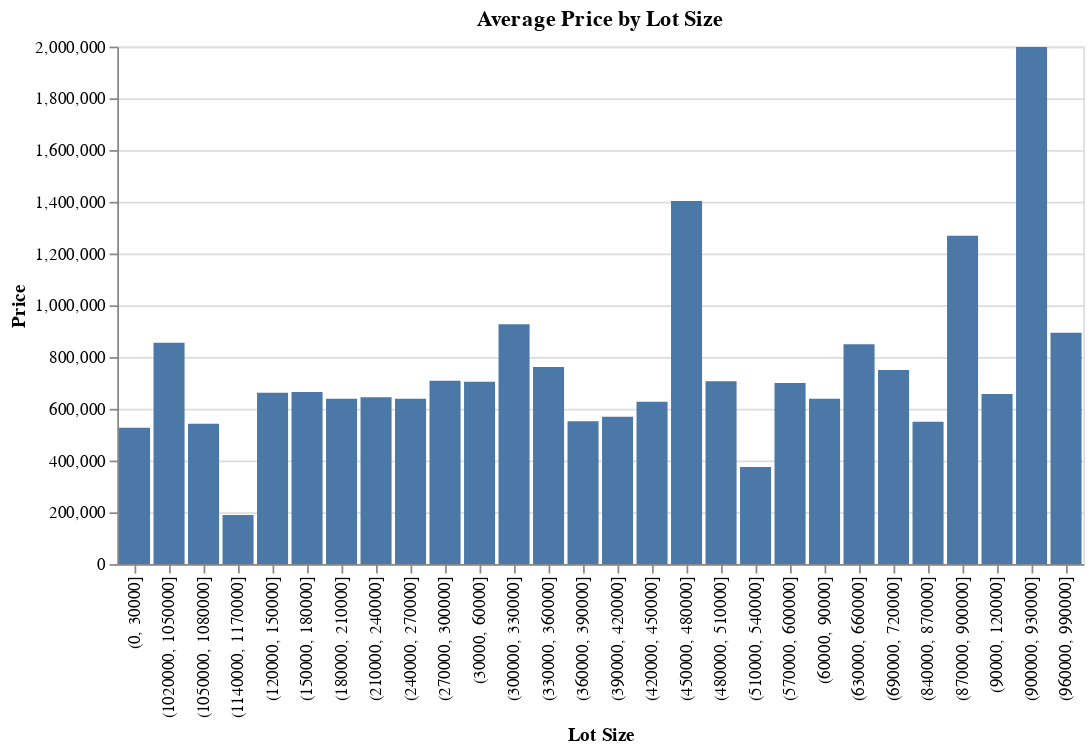

Notebook code cell kept with this figure:
### Code cell
# Define the binning parameters
bin_width = 30000  # Adjust bin width as per your preference

# Create a binned column for sqft_lot and convert to string representation
house_data['sqft_lot_bin'] = pd.cut(house_data['sqft_lot'], bins=range(0, int(house_data['sqft_lot'].max()) + bin_width, bin_width)).astype(str)

# Group the data by the sqft_lot bin and calculate the average price for each bin
price_avg = house_data.groupby('sqft_lot_bin')['price'].mean().reset_index()

# Create an Altair bar chart
chart = alt.Chart(price_avg).mark_bar().encode(
    x=alt.X('sqft_lot_bin:O', axis=alt.Axis(title='Lot Size')),
    y=alt.Y('price:Q', axis=alt.Axis(title='Price')),
    tooltip=['sqft_lot_bin:O', 'price:Q']
).properties(
    title='Average Price by Lot Size'
)

# Display the chart
chart

### Figure 1 — Vega-Lite specification as saved in the notebook (floating-point values rounded to 4 significant figures)
{"config": {"view": {"continuousWidth": 400, "continuousHeight": 300}}, "data": {"name": "data-62f2c59eab79f69c8ce3693968480ebe"}, "mark": "bar", "encoding": {"tooltip": [{"field": "sqft_lot_bin", "type": "ordinal"}, {"field": "price", "type": "quantitative"}], "x": {"axis": {"title": "Lot Size"}, "field": "sqft_lot_bin", "type": "ordinal"}, "y": {"axis": {"title": "Price"}, "field": "price", "type": "quantitative"}}, "title": "Average Price by Lot Size", "$schema": "https://vega.github.io/schema/vega-lite/v4.17.0.json", "datasets": {"data-62f2c59eab79f69c8ce3693968480ebe": [{"sqft_lot_bin": "(0, 30000]", "price": 527100.0}, {"sqft_lot_bin": "(1020000, 1050000]", "price": 855000.0}, {"sqft_lot_bin": "(1050000, 1080000]", "price": 542500.0}, {"sqft_lot_bin": "(1140000, 1170000]", "price": 190000.0}, {"sqft_lot_bin": "(120000, 150000]", "price": 661800.0}, {"sqft_lot_bin": "(150000, 180000]", "price": 665300.0}, {"sqft_lot_bin": "(180000, 210000]", "price": 639100.0}, {"sqft_lot_bin": "(210000, 240000]", "price": 644800.0}, {"sqft_lot_bin": "(240000, 270000]", "price": 639100.0}, {"sqft_lot_bin": "(270000, 300000]", "price": 709000.0}, {"sqft_lot_bin": "(30000, 60000]", "price": 704300.0}, {"sqft_lot_bin": "(300000, 330000]", "price": 927300.0}, {"sqft_lot_bin": "(330000, 360000]", "price": 761800.0}, {"sqft_lot_bin": "(360000, 390000]", "price": 552300.0}, {"sqft_lot_bin": "(390000, 420000]", "price": 569000.0}, {"sqft_lot_bin": "(420000, 450000]", "price": 627600.0}, {"sqft_lot_bin": "(450000, 480000]", "price": 1404000.0}, {"sqft_lot_bin": "(480000, 510000]", "price": 707000.0}, {"sqft_lot_bin": "(510000, 540000]", "price": 375000.0}, {"sqft_lot_bin": "(570000, 600000]", "price": 700000.0}, {"sqft_lot_bin": "(60000, 90000]", "price": 639200.0}, {"sqft_lot_bin": "(630000, 660000]", "price": 849900.0}, {"sqft_lot_bin": "(690000, 720000]", "price": 750000.0}, {"sqft_lot_bin": "(840000, 870000]", "price": 550000.0}, {"sqft_lot_bin": "(870000, 900000]", "price": 1269000.0}, {"sqft_lot_bin": "(90000, 120000]", "price": 657200.0}, {"sqft_lot_bin": "(900000, 930000]", "price": 1998000.0}, {"sqft_lot_bin": "(960000, 990000]", "price": 894000.0}]}}
